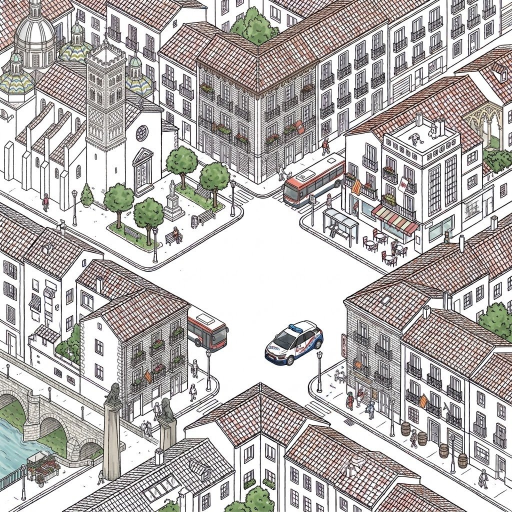
#> input picture fondos/titulo.jpg, 1024 x 1024 px (shown at 1/2 size)
$ python fondo.py ../fondos/titulo.jpg ../fondos/estacion.png ../fondos/estacion.png
#> lines starting #> are read from the running program, lines starting #| are printed output that depends on the picture
"""Convierte un fondo generado (línea negra sobre blanco) en PNG con transparencia para el motor.
Uso: python3 fondo.py entrada.jpg salida.png [noche]
- Escala al tamaño del juego (2240x1560, escena 1120x780 a 2x).
- El blanco pasa a transparente y la línea queda opaca (alfa = oscuridad), en tinta o en claro para el turno de noche."""
import sys
from PIL import Image, ImageOps
src,dst=sys.argv[1],sys.argv[2];noche=len(sys.argv)>3 and sys.argv[3]=='noche'
im=Image.open(src).convert('L').resize((2240,1560),Image.LANCZOS)
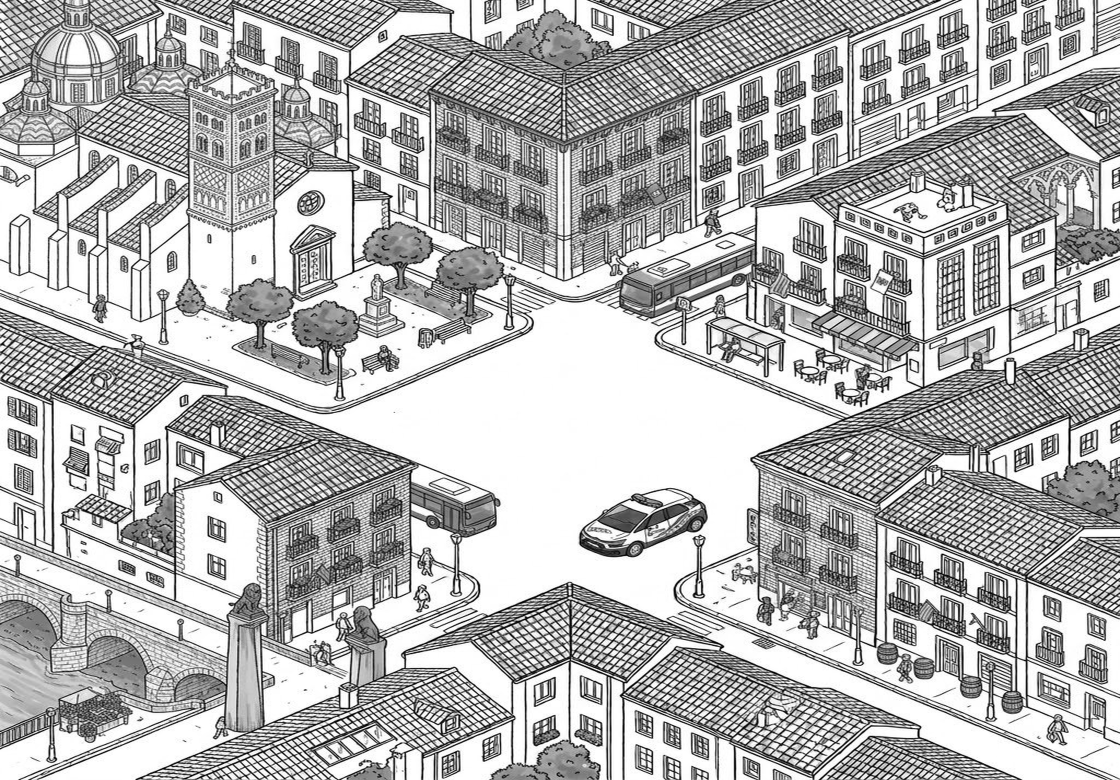
#> im: PIL image 2240x1560 L (shown at 1/2 size); min 0, max 255, mean 180.9
a=ImageOps.invert(im).point(lambda v:0 if v<18 else min(255,int((v-18)*1.25)))
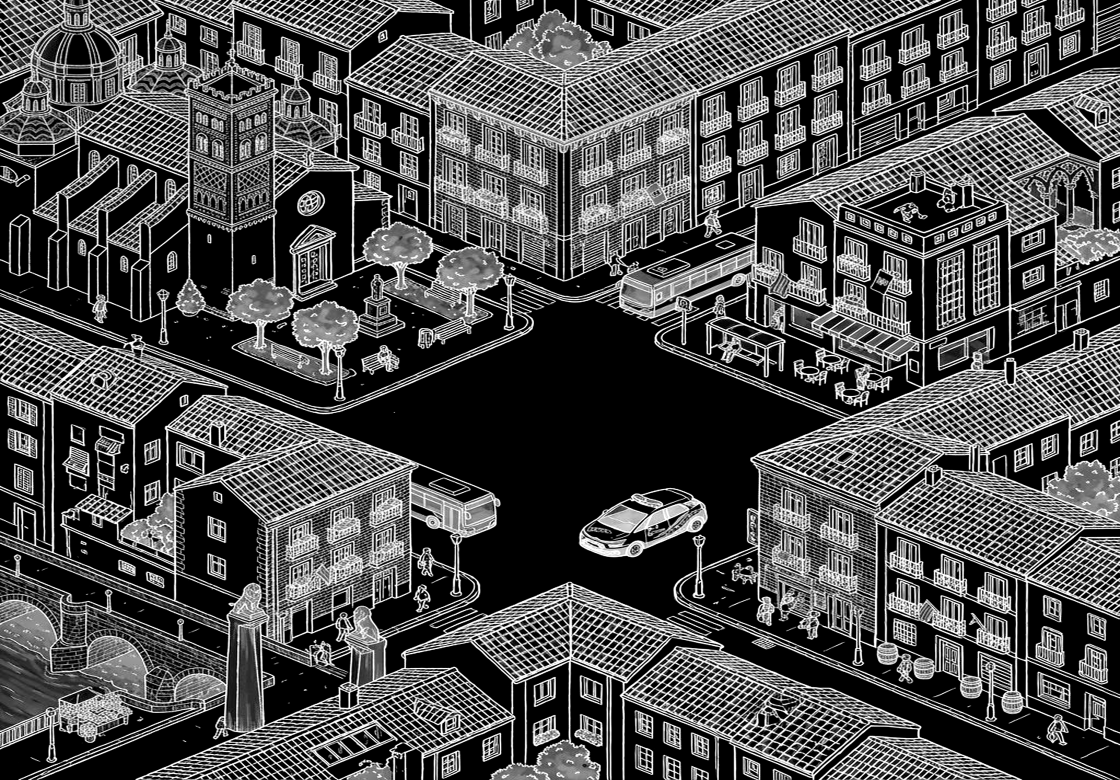
#> a: PIL image 2240x1560 L (shown at 1/2 size); min 0, max 255, mean 76.8
col=(233,228,216) if noche else (22,22,22)
out=Image.new('RGBA',im.size,col+(0,));out.putalpha(a)
out.save(dst,optimize=True)
import os;print(dst,os.path.getsize(dst)//1024,'KB')
